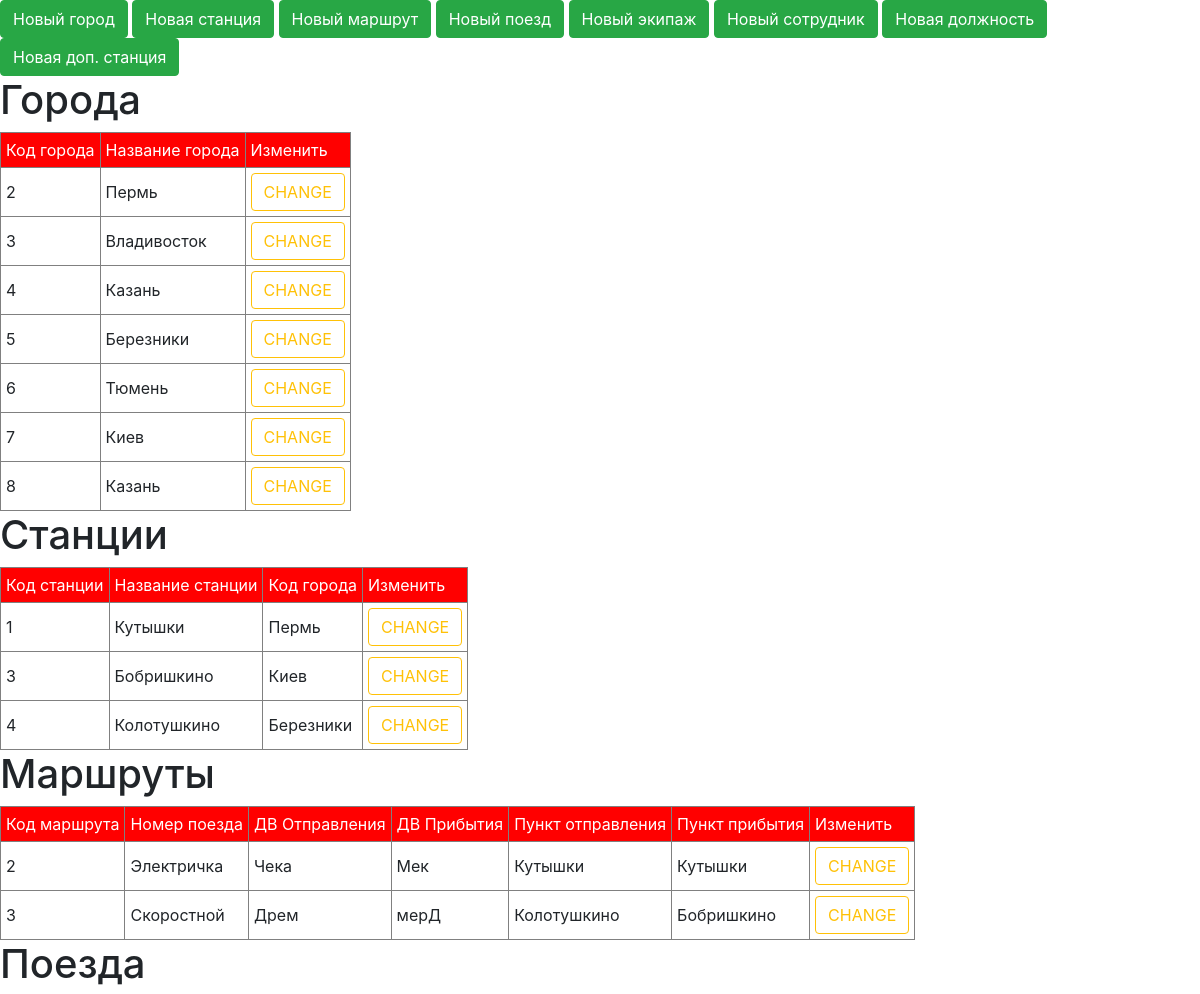
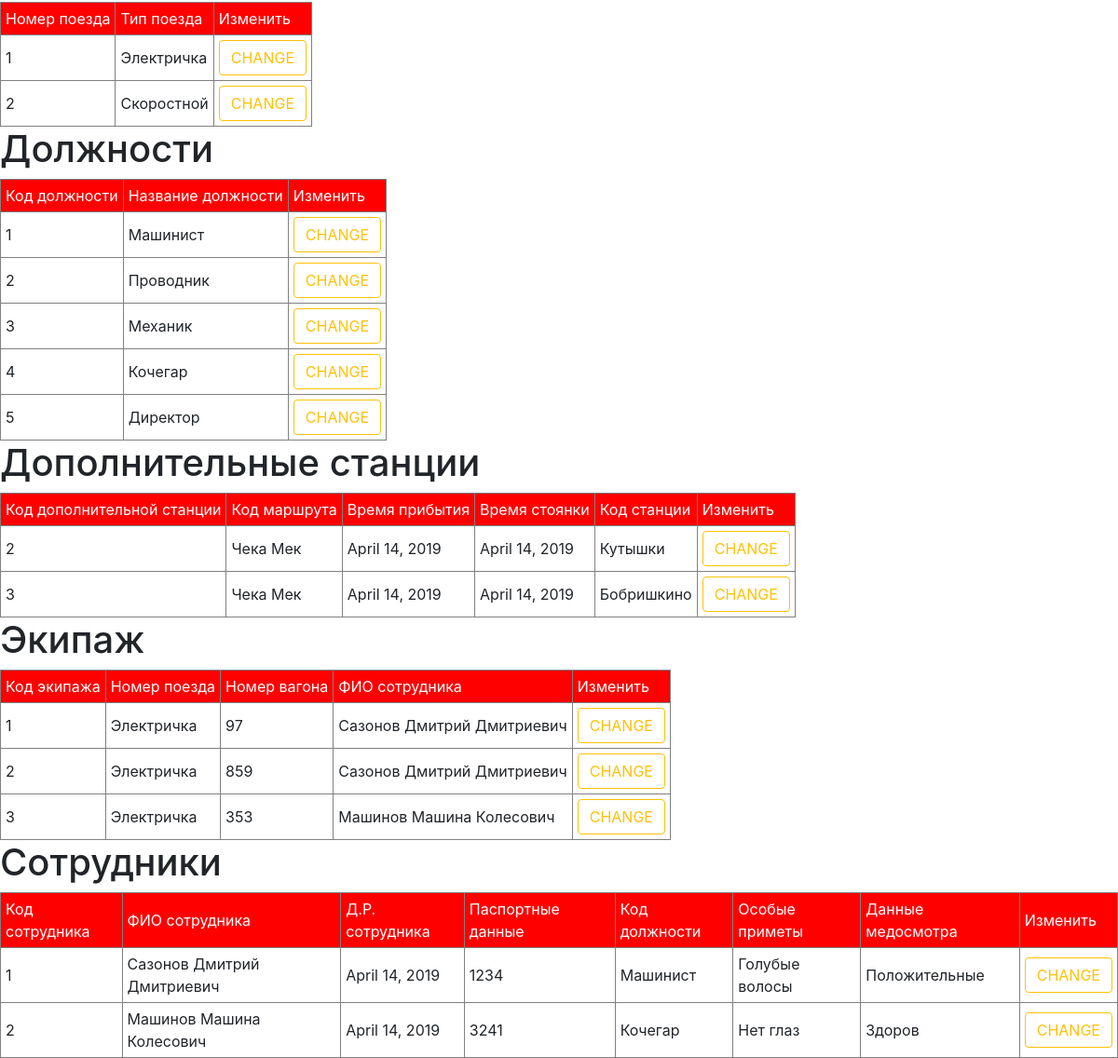
The page / on the database its author committed (2 pictures, top to bottom).
### eshkere/models.py (models this page shows, shortened)
class City(models.Model):
	code_of_city = models.AutoField(primary_key=True, verbose_name='КОД ГОРОДА')
	name_of_city = models.CharField(max_length=255, verbose_name='НАЗВАНИЕ ГОРОДА')
	def __str__(self):
		return "%s" % (self.name_of_city)
	class Meta:
		verbose_name = 'Список городов'
		verbose_name_plural = 'Список городов'

class Station(models.Model):
	code_of_station = models.AutoField(primary_key=True, verbose_name='КОД СТАНЦИИ')
	name_of_station = models.CharField(max_length=255, verbose_name='НАЗВАНИЕ СТАНЦИИ')
	code_of_city = models.ForeignKey(City, on_delete = models.CASCADE, verbose_name = 'КОД ГОРОДА')
	def __str__(self):
		return "%s" % (self.name_of_station)
	class Meta:
		verbose_name = 'Список станций'
		verbose_name_plural = 'Список станций'

class Route(models.Model):
	code_of_route = models.AutoField(primary_key=True, verbose_name = 'КОД МАРШРУТА')
	number_of_train = models.ForeignKey(Train, on_delete=models.CASCADE, verbose_name='НОМЕР ПОЕЗДА')
	d_departure = models.CharField(max_length=255, verbose_name='ДВ ОТПРАВЛЕНИЯ')
	d_arrival = models.CharField(max_length=255, verbose_name='ДВ ПРИБЫТИЯ')
	point_of_departure = models.ForeignKey(Station, related_name = 'p_d',on_delete=models.CASCADE, verbose_name='ПУНКТ ОТПРАВЛЕНИЯ')
	point_of_arrival = models.ForeignKey(Station,related_name = 'p_a', on_delete=models.CASCADE, verbose_name='ПУНКТ ПРИБЫТИЯ')
	def __str__(self):
		return "%s %s" % (self.d_departure, self.d_arrival)
	class Meta:
		verbose_name = 'Список маршрутов'
		verbose_name_plural = 'Список маршрутов'

class Train(models.Model):
	number_of_train = models.AutoField(primary_key=True, verbose_name='НОМЕР ПОЕЗДА')
	type_of_train = models.CharField(max_length=255, verbose_name='ТИП ПОЕЗДА')
	def __str__(self):
		return '%s' % (self.type_of_train)
	class Meta:
		verbose_name = 'Список поездов'
		verbose_name_plural = 'Список поездов'

class Position(models.Model):
	code_of_position = models.AutoField(primary_key=True, verbose_name='КОД ДОЛЖНОСТИ')
	name_of_position = models.CharField(max_length=255, verbose_name='НАЗВАНИЕ ДОЛЖНОСТИ')
	def __str__(self):
		return '%s'%self.name_of_position
	class Meta:
		verbose_name = 'Список должностей'
		verbose_name_plural= 'Список должностей'

class S_Station(models.Model):
	code_of_s_station = models.AutoField(primary_key=True, verbose_name='КОД ДОПОЛНИТЕЛЬНОЙ СТАНЦИИ')
	code_of_route = models.ForeignKey(Route, on_delete=models.CASCADE, verbose_name='КОД МАРШРУТА')
	time_of_arrive = models.DateField(auto_now=True, verbose_name='ВРЕМЯ ПРИБЫТИЯ')
	time_of_stop = models.DateField(auto_now=True, verbose_name='ВРЕМЯ СТОЯНКИ')
	code_of_station = models.ForeignKey(Station, on_delete=models.CASCADE, verbose_name='КОД СТАНЦИИ')
	class Meta:
		verbose_name = 'Список дополнительных станций'
		verbose_name_plural = 'Список дополнительных станций'

class Crew(models.Model):
	code_of_crew = models.AutoField(primary_key=True, verbose_name='КОД ЭКИПАЖА')
	number_of_train = models.ForeignKey(Train, on_delete=models.CASCADE, verbose_name='НОМЕР ПОЕЗДА')
	number_of_rcar = models.CharField(max_length=255, verbose_name='НОМЕР ВАГОНА')
	code_of_staff = models.ForeignKey(Staff, on_delete=models.CASCADE, verbose_name='КОД СОТРУДНИКА')
	class Meta:
		verbose_name = 'Список экипажа'
		verbose_name_plural = 'Список экипажа'

class Staff(models.Model):
	code_of_staff = models.AutoField(primary_key=True, verbose_name='КОД СОТРУДНИКА')
	name = models.CharField(max_length=255, verbose_name='ФИО СОТРУДНИКА')
	birthdate_of_staff = models.DateField(auto_now = True, verbose_name='ДАТА РОЖДЕНИЯ СОТРУДНИКА')
	code_of_passport = models.CharField(max_length=255, verbose_name='ПАСПОРТНЫЕ ДАННЫЕ')
	code_of_position = models.ForeignKey(Position, on_delete=models.CASCADE, verbose_name='КОД ДОЛЖНОСТИ')
	special_sign = models.CharField(max_length=255, verbose_name='ОСОБЫЕ ПРИМЕТЫ')
	m_e_data = models.CharField(max_length=255, verbose_name='ДАННЫЕ МЕДОСМОТРА')
	def __str__(self):
		return '%s' % self.name
	class Meta:
		verbose_name='Список сотрудников'
		verbose_name_plural='Список сотрудников'

### eshkere/views.py (the view)
# urls.py: path('', tableView.as_view(), name = 'view'),
class tableView(ListView):
	template_name = 'index.html'
	def get(self, request):
		all_cities = City.objects.all()
		all_stations = Station.objects.all()
		all_routes = Route.objects.all()
		all_trains = Train.objects.all()
		all_crews = Crew.objects.all()
		all_staff = Staff.objects.all()
		all_positions = Position.objects.all()
		all_s_stations = S_Station.objects.all()
		ctx = {
			'all_cities':all_cities,
			'all_stations':all_stations,
			'all_routes':all_routes,
			'all_trains':all_trains,
			'all_crews':all_crews,
			'all_staff':all_staff,
			'all_positions':all_positions,
			'all_s_stations':all_s_stations
		}
		return render(request, self.template_name, ctx)

### eshkere/templates/index.html (shortened to what this page needs)
<!DOCTYPE html>
<html>
<head>
	<link rel="stylesheet" href="">
	<link rel="stylesheet" href="https://stackpath.bootstrapcdn.com/bootstrap/4.3.1/css/bootstrap.min.css">
</head>
<body>
	<a href="{% url 'newcity'%}" class="btn btn-success">Новый город</a>
	<a href="{% url 'newstation'%}" class="btn btn-success">Новая станция</a>
	<a href="{% url 'newroute'%}" class="btn btn-success">Новый маршрут</a>
	<a href="{% url 'newtrain'%}" class="btn btn-success">Новый поезд</a>
	<a href="{% url 'newcrew'%}" class="btn btn-success">Новый экипаж</a>
	<a href="{% url 'newstaff'%}" class="btn btn-success">Новый сотрудник</a>
	<a href="{% url 'newposition'%}" class="btn btn-success">Новая должность</a>
	<a href="{% url 'news_station'%}" class="btn btn-success">Новая доп. станция</a>
	<h1>Города</h1>
	{% block content %}
	<table border="1" cellpadding="5px">
		<tr style="background: red; color: white;">
			<td>Код города</td>
			<td>Название города</td>
			<td>Изменить</td>
		</tr>
		{% for a in all_cities %}
		<tr>
			<td>{{a.pk}}</td>
			<td>{{a.name_of_city}}</td>
			<td><a href="{% url 'city' a.pk %}" class="btn btn-outline-warning">CHANGE</a></td>
		</tr>
		{% endfor %}
	</table>
	<h1>Станции</h1>
	<table border="1" cellpadding="5px">
		<tr style="background: red; color: white;">
			<td>Код станции</td>
			<td>Название станции</td>
			<td>Код города</td>
			<td>Изменить</td>
		</tr>
		{% for a in all_stations %}
		<tr>
			<td>{{a.pk}}</td>
			<td>{{a.name_of_station}}</td>
			<td>{{a.code_of_city}}</td>
			<td><a href="{% url 'station' a.pk %}" class="btn btn-outline-warning">CHANGE</a></td>
		</tr>
		{% endfor %}
	</table>
	<h1>Маршруты</h1>
	<table border="1" cellpadding="5px">
		<tr style="background: red; color: white;">
			<td>Код маршрута</td>
			<td>Номер поезда</td>
			<td>ДВ Отправления</td>
			<td>ДВ Прибытия</td>
			<td>Пункт отправления</td>
			<td>Пункт прибытия</td>
			<td>Изменить</td>
		</tr>
		{% for a in all_routes %}
		<tr>
			<td>{{a.pk}}</td>
			<td>{{a.number_of_train}}</td>
			<td>{{a.d_departure}}</td>
			<td>{{a.d_arrival}}</td>
			<td>{{a.point_of_departure}}</td>
			<td>{{a.point_of_arrival}}</td>
			<td><a href="{% url 'route' a.pk %}" class="btn btn-outline-warning">CHANGE</a></td>
		</tr>
		{% endfor %}
	</table>
	<h1>Поезда</h1>
	<table border="1" cellpadding="5px">
		<tr style="background: red; color: white;">
			<td>Номер поезда</td>
			<td>Тип поезда</td>
			<td>Изменить</td>
		</tr>
		{% for a in all_trains %}
		<tr>
			<td>{{a.pk}}</td>
			<td>{{a.type_of_train}}</td>
			<td><a href="{% url 'train' a.pk %}" class="btn btn-outline-warning">CHANGE</a></td>
		</tr>
		{% endfor %}
	</table>
	<h1>Должности</h1>
	<table border="1" cellpadding="5px">
		<tr style="background: red; color: white;">
			<td>Код должности</td>
			<td>Название должности</td>
			<td>Изменить</td>
		</tr>
		{% for a in all_positions %}
		<tr>
			<td>{{a.pk}}</td>
			<td>{{a.name_of_position}}</td>
			<td><a href="{% url 'position' a.pk %}" class="btn btn-outline-warning">CHANGE</a></td>
		</tr>
		{% endfor %}
	</table>
	<h1>Дополнительные станции</h1>
	<table border="1" cellpadding="5px">
		<tr style="background: red; color: white;">
			<td>Код дополнительной станции</td>
			<td>Код маршрута</td>
			<td>Время прибытия</td>
			<td>Время стоянки</td>
			<td>Код станции</td>
			<td>Изменить</td>
		</tr>
		{% for a in all_s_stations %}
		<tr>
			<td>{{a.pk}}</td>
			<td>{{a.code_of_route}}</td>
			<td>{{a.time_of_arrive}}</td>
			<td>{{a.time_of_stop}}</td>
			<td>{{a.code_of_station}}</td>
			<td><a href="{% url 's_station' a.pk %}" class="btn btn-outline-warning">CHANGE</a></td>
		</tr>
		{% endfor %}
	</table>
	<h1>Экипаж</h1>
	<table border="1" cellpadding="5px">
		<tr style="background: red; color: white;">
			<td>Код экипажа</td>
			<td>Номер поезда</td>
			<td>Номер вагона</td>
			<td>ФИО сотрудника</td>
			<td>Изменить</td>
		</tr>
		{% for a in  all_crews %}
		<tr>
			<td>{{a.pk}}</td>
			<td>{{a.number_of_train}}</td>
			<td>{{a.number_of_rcar}}</td>
			<td>{{a.code_of_staff}}</td>
			<td><a href="{% url 'crew' a.pk %}" class="btn btn-outline-warning">CHANGE</a></td>
		</tr>
		{% endfor %}
	</table>
	<h1>Сотрудники</h1>
	<table border="1" cellpadding="5px">
		<tr style="background: red; color: white;">
			<td>Код сотрудника</td>
			<td>ФИО сотрудника</td>
			<td>Д.Р. сотрудника</td>
			<td>Паспортные данные</td>
			<td>Код должности</td>
			<td>Особые приметы</td>
			<td>Данные медосмотра</td>
			<td>Изменить</td>
		</tr>
		{% for a in  all_staff %}
		<tr>
			<td>{{a.pk}}</td>
			<td>{{a.name}}</td>
			<td>{{a.birthdate_of_staff}}</td>
			<td>{{a.code_of_passport}}</td>
			<td>{{a.code_of_position}}</td>
			<td>{{a.special_sign}}</td>
			<td>{{a.m_e_data}}</td>
			<td><a href="{% url 'staff' a.pk %}" class="btn btn-outline-warning">CHANGE</a></td>
		</tr>
		{% endfor %}
	</table>
	{% endblock %}
</body>
</html>

### rows shown on the page
City: pk "2", name_of_city "Пермь"
City: pk "3", name_of_city "Владивосток"
City: pk "4", name_of_city "Казань"
City: pk "5", name_of_city "Березники"
City: pk "6", name_of_city "Тюмень"
City: pk "7", name_of_city "Киев"
City: pk "8", name_of_city "Казань"
Station: pk "1", name_of_station "Кутышки", code_of_city "Пермь"
Station: pk "3", name_of_station "Бобришкино", code_of_city "Киев"
Station: pk "4", name_of_station "Колотушкино", code_of_city "Березники"
Route: pk "2", number_of_train "Электричка", d_departure "Чекa", d_arrival "Мек", point_of_departure "Кутышки", point_of_arrival "Кутышки"
Route: pk "3", number_of_train "Скоростной", d_departure "Дрем", d_arrival "мерД", point_of_departure "Колотушкино", point_of_arrival "Бобришкино"
Train: pk "1", type_of_train "Электричка"
Train: pk "2", type_of_train "Скоростной"
Position: pk "1", name_of_position "Машинист"
Position: pk "2", name_of_position "Проводник"
Position: pk "3", name_of_position "Механик"
Position: pk "4", name_of_position "Кочегар"
Position: pk "5", name_of_position "Директор"
S_Station: pk "2", code_of_route "Чекa Мек", time_of_arrive "April 14, 2019", time_of_stop "April 14, 2019", code_of_station "Кутышки"
S_Station: pk "3", code_of_route "Чекa Мек", time_of_arrive "April 14, 2019", time_of_stop "April 14, 2019", code_of_station "Бобришкино"
Crew: pk "1", number_of_train "Электричка", number_of_rcar "97", code_of_staff "Сазонов Дмитрий Дмитриевич"
Crew: pk "2", number_of_train "Электричка", number_of_rcar "859", code_of_staff "Сазонов Дмитрий Дмитриевич"
Crew: pk "3", number_of_train "Электричка", number_of_rcar "353", code_of_staff "Машинов Машина Колесович"
Staff: pk "1", name "Сазонов Дмитрий Дмитриевич", birthdate_of_staff "April 14, 2019", code_of_passport "1234", code_of_position "Машинист", special_sign "Голубые волосы", m_e_data "Положительные"
Staff: pk "2", name "Машинов Машина Колесович", birthdate_of_staff "April 14, 2019", code_of_passport "3241", code_of_position "Кочегар", special_sign "Нет глаз", m_e_data "Здоров"
